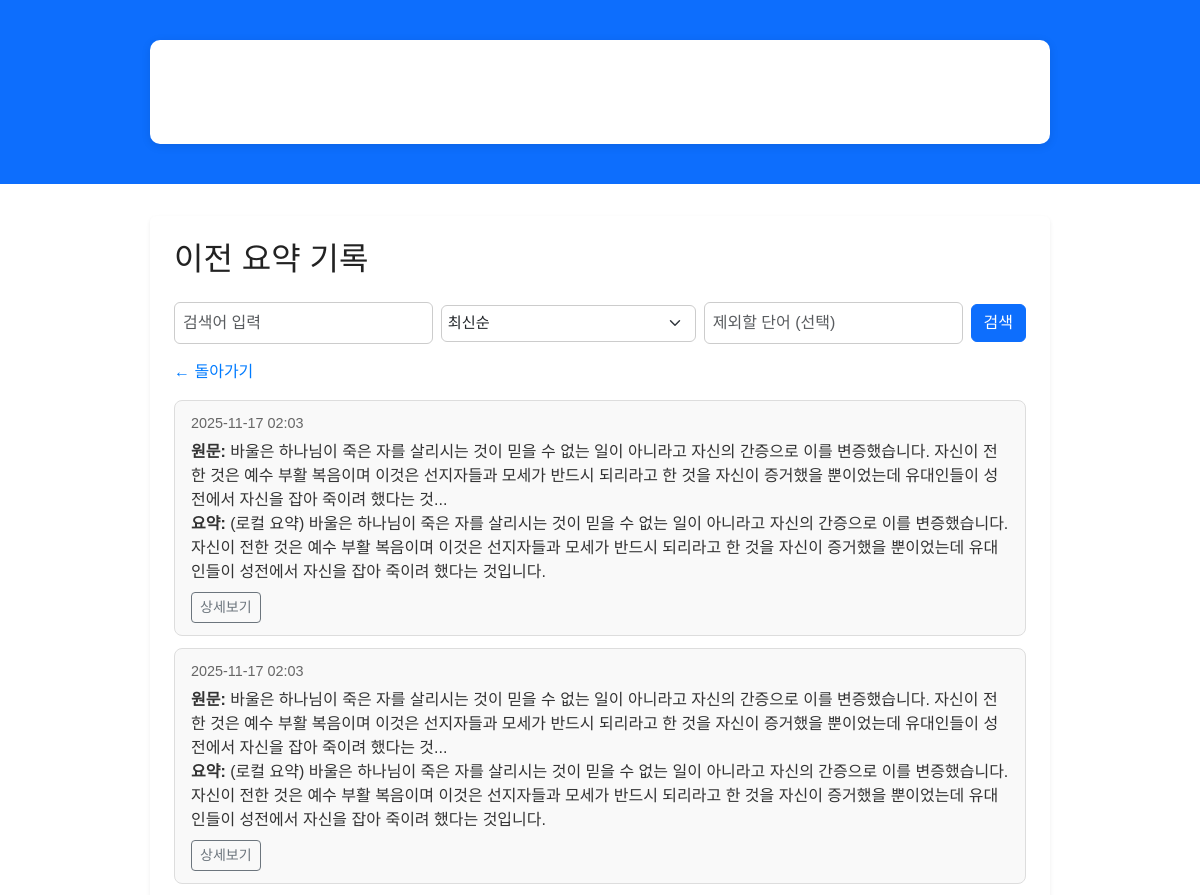
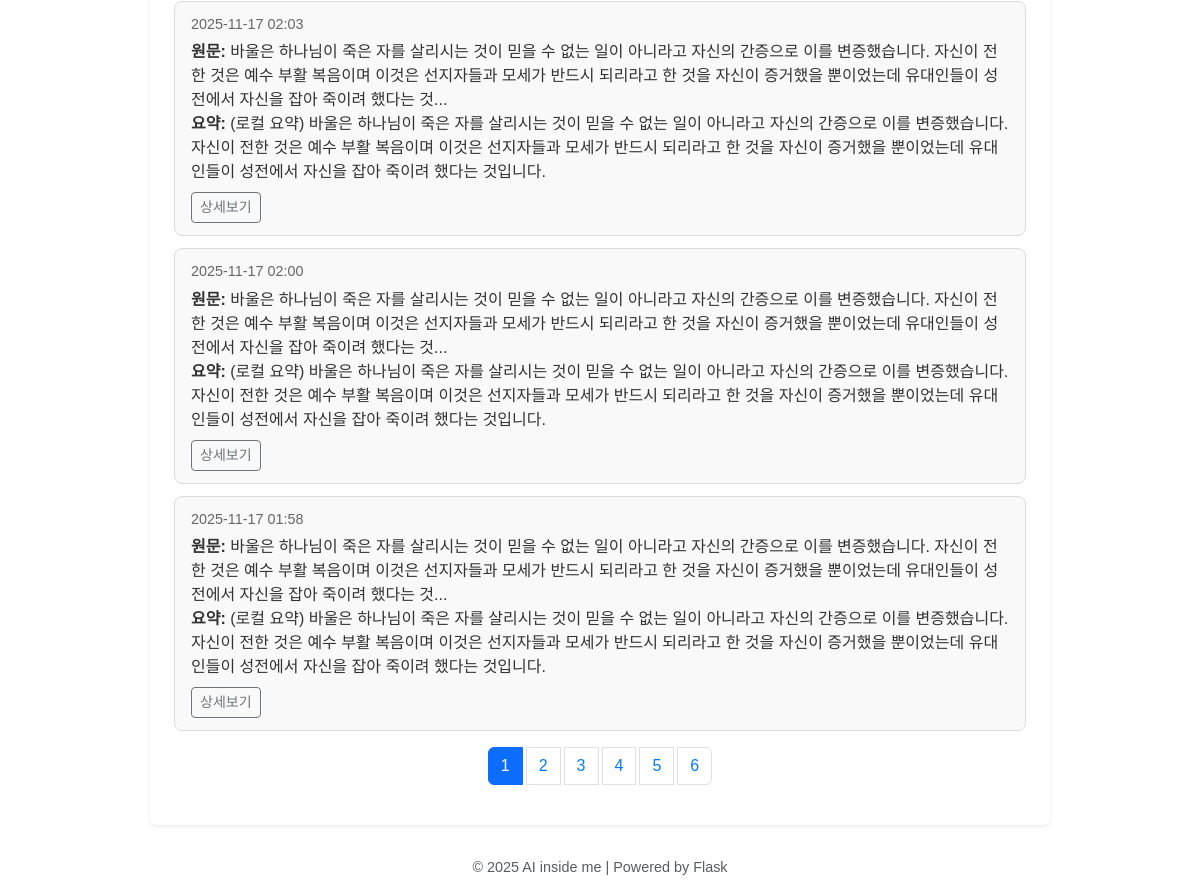
Before: /history with the older database file (2 pictures, top to bottom).
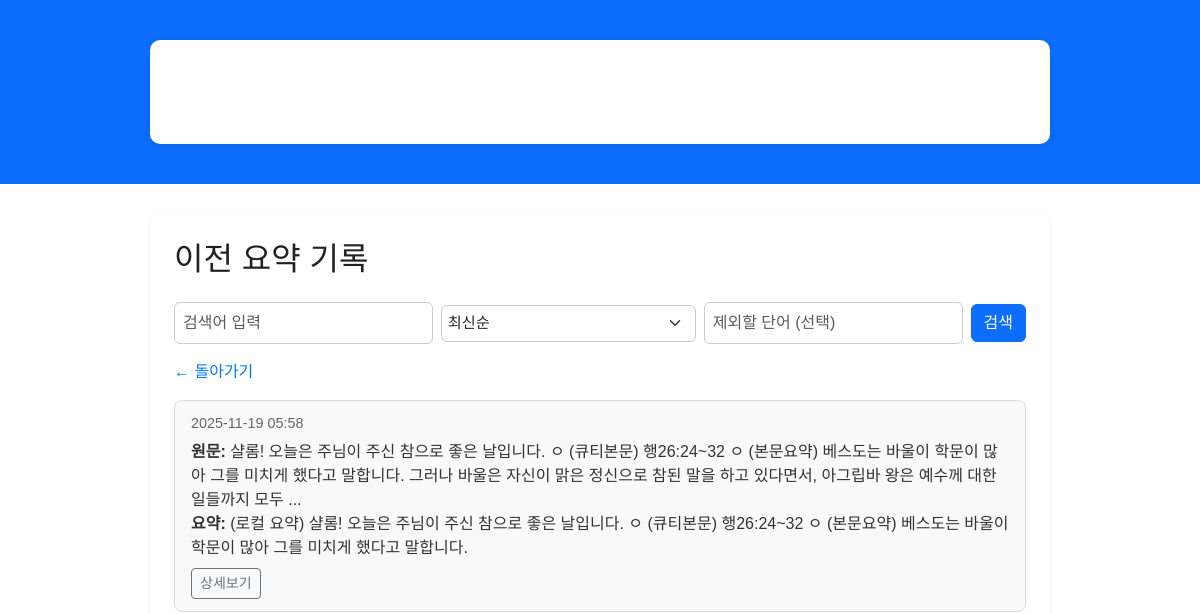
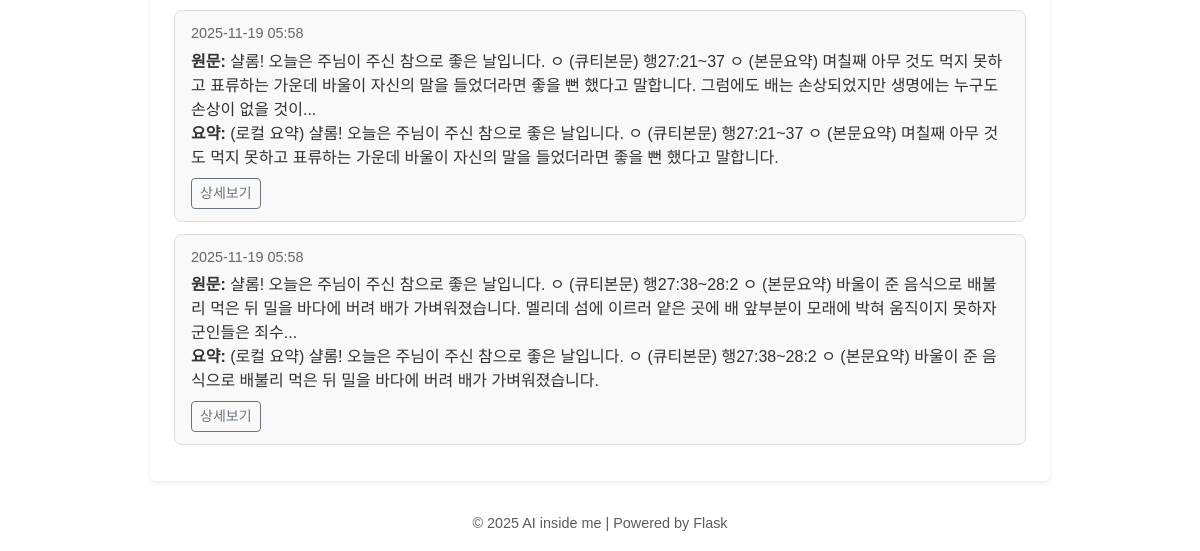
After: the same page with the newer database file (2 pictures, top to bottom).
### app/models.py (models this page shows)
class Summary(db.Model):
    id = db.Column(db.Integer, primary_key=True)
    text = db.Column(db.Text, nullable=False)
    summary = db.Column(db.Text, nullable=False)
    created_at = db.Column(db.DateTime, default=datetime.utcnow)

### app/routes/main.py (the view, shortened to what this page needs)
@bp.route("/history")
def history():
    q = request.args.get("q", "").strip()
    exclude = request.args.get("exclude", "").strip()
    sort_order = request.args.get("sort", "desc")
    page = request.args.get("page", 1, type=int)
    per_page = 5
    query = Summary.query
    if q:
        query = query.filter(or_(
            Summary.text.like(f"%{q}%"),
            Summary.summary.like(f"%{q}%")
        ))
    if sort_order == "asc":
        query = query.order_by(Summary.created_at.asc())
    else:
        query = query.order_by(Summary.created_at.desc())
    pagination = query.paginate(page=page, per_page=per_page)
    summaries = pagination.items
    from markupsafe import Markup
    import re
    if q:
        pattern = re.compile(re.escape(q), re.IGNORECASE)
        for s in summaries:
            s.text = Markup(pattern.sub(f"<mark>{q}</mark>", s.text))
            s.summary = Markup(pattern.sub(f"<mark>{q}</mark>", s.summary))
    return render_template("history.html",
                           summaries=summaries,
                           q=q,
                           exclude=exclude,
                           sort_order=sort_order,
                           pagination=pagination)

### app/templates/history.html (shortened to what this page needs)
{% extends "base.html" %}
{% block content %}
<h2 class="mb-4">이전 요약 기록</h2>
<form method="get" action="/history" class="search-form">
  <input type="text" name="q" class="form-control search-input"
         placeholder="검색어 입력" value="{{ request.args.get('q', '') }}">
  <select name="sort" class="form-select search-select">
    <option value="desc" {% if request.args.get('sort') == 'desc' %}selected{% endif %}>최신순</option>
  </select>
  <input type="text" name="exclude" class="form-control search-input"
         placeholder="제외할 단어 (선택)" value="{{ request.args.get('exclude', '') }}">
  <button type="submit" class="btn btn-primary">검색</button>
</form>
<a href="/" class="text-decoration-none mb-3 d-inline-block">← 돌아가기</a>
{% if summaries %}
  {% for s in summaries %}
    <div class="summary-item">
      <div class="summary-date">{{ s.created_at.strftime("%Y-%m-%d %H:%M") }}</div>
      <div><strong>원문:</strong> {{ s.text[:150]|safe }}...</div>
      <div><strong>요약:</strong> {{ s.summary|safe }}</div>
      <a href="{{ url_for('main.summary_detail', summary_id=s.id) }}" class="btn btn-outline-secondary btn-sm mt-2">상세보기</a>
    </div>
  {% endfor %}
  {% if pagination.pages > 1 %}
  <nav>
    <ul class="pagination">
      {% for p in range(1, pagination.pages + 1) %}
        <li class="page-item {% if p == pagination.page %}active{% endif %}">
          <a class="page-link" href="{{ url_for('main.history', page=p, q=request.args.get('q', ''), sort=request.args.get('sort', ''), exclude=request.args.get('exclude', '')) }}">{{ p }}</a>
        </li>
      {% endfor %}
    </ul>
  </nav>
  {% endif %}
{% else %}
  <p class="text-muted">검색 결과가 없습니다.</p>
{% endif %}
{% endblock %}

### app/templates/base.html (shortened to what this page needs)
<!DOCTYPE html>
<html lang="ko">
<head>
<link href="https://cdn.jsdelivr.net/npm/bootstrap@5.3.2/dist/css/bootstrap.min.css" rel="stylesheet">
<link rel="stylesheet" href="{{ url_for('static', filename='style.css') }}">
</head>
<body>
<nav class="navbar navbar-expand-lg navbar-dark bg-primary mb-4">
  <div class="container">
    <a class="navbar-brand fw-bold" href="/">[Boksiri] AI inside me</a>
    <div class="collapse navbar-collapse">
      <ul class="navbar-nav ms-auto">
        <li class="nav-item">
          <a class="nav-link" href="/">홈</a>
        </li>
        <li class="nav-item">
          <a class="nav-link" href="/history">이전 요약 보기</a>
        </li>
      </ul>
    </div>
  </div>
</nav>
  <main class="container bg-white p-4 rounded shadow-sm">
    {% block content %}{% endblock %}
  </main>
  <footer class="text-center mt-4 mb-3 text-muted">
    <p>© 2025 AI inside me | Powered by Flask</p>
  </footer>
</body>
</html>

### app/static/style.css (style rules this page uses)
.summary-item { background-color: #f8f9fa; border: 1px solid #dee2e6; border-radius: 10px; padding: 1rem; margin-bottom: 1rem; transition: box-shadow 0.2s ease-in-out; }
.summary-date { font-size: 0.9rem; color: #6c757d; margin-bottom: 0.5rem; }
.search-form { display: flex; flex-wrap: wrap; gap: 10px; margin-bottom: 1rem; }
.search-input, .search-select { flex: 1; min-width: 150px; }
body { font-family: "Noto Sans KR", Arial, sans-serif; color: #333; margin: 0; padding: 0; }
.container { max-width: 900px; margin: 2rem auto; background: white; padding: 2rem; border-radius: 10px; box-shadow: 0 2px 10px rgba(0, 0, 0, 0.1); }
h1, h2, h3 { color: #222; margin-bottom: 1rem; }
.search-form { display: flex; align-items: center; margin-bottom: 1rem; gap: 8px; }
.search-input { flex: 1; padding: 8px; border: 1px solid #ccc; border-radius: 6px; }
.search-select { padding: 6px; border: 1px solid #ccc; border-radius: 6px; font-size: 0.95rem; }
.summary-item { background-color: #f9f9f9; border: 1px solid #ddd; border-radius: 8px; padding: 12px 16px; margin-bottom: 12px; transition: background-color 0.2s ease; }
.summary-date { font-size: 0.9rem; color: #666; margin-bottom: 5px; }
a { color: #007bff; text-decoration: none; }
footer { text-align: center; color: #777; font-size: 0.9rem; margin-top: 2rem; }
.navbar { background-color: #0d6efd !important; }
.navbar-brand { color: #ffffff !important; }
.navbar-nav .nav-link { color: #ffffff !important; }
.navbar-dark .navbar-brand { color: #ffffff !important; }

Changed rows visible on the page:
removed Summary: created_at "2025-11-17 02:03", text "바울은 하나님이 죽은 자를 살리시는 것이 믿을 수 없는 일이 아니라고 자신의 간증으로 이를 변증했습니다. 자신이 전한 것은 예수 부활 복음이며 이것은 선지자들과 모세가 반드시 되리라고 한 것을 자신이 증거했을 뿐이었는데 유대인들이 성전에서 자신을 잡아 죽이려 했다는 것", summary "(로컬 요약) 바울은 하나님이 죽은 자를 살리시는 것이 믿을 수 없는 일이 아니라고 자신의 간증으로 이를 변증했습니다. 자신이 전한 것은 예수 부활 복음이며 이것은 선지자들과 모세가 반드시 되리라고 한 것을 자신이 증거했을 뿐이었는데 유대인들이 성전에서 자신을 잡아 죽이려 했다는 것입니다."
removed Summary: created_at "2025-11-17 02:03", text "바울은 하나님이 죽은 자를 살리시는 것이 믿을 수 없는 일이 아니라고 자신의 간증으로 이를 변증했습니다. 자신이 전한 것은 예수 부활 복음이며 이것은 선지자들과 모세가 반드시 되리라고 한 것을 자신이 증거했을 뿐이었는데 유대인들이 성전에서 자신을 잡아 죽이려 했다는 것", summary "(로컬 요약) 바울은 하나님이 죽은 자를 살리시는 것이 믿을 수 없는 일이 아니라고 자신의 간증으로 이를 변증했습니다. 자신이 전한 것은 예수 부활 복음이며 이것은 선지자들과 모세가 반드시 되리라고 한 것을 자신이 증거했을 뿐이었는데 유대인들이 성전에서 자신을 잡아 죽이려 했다는 것입니다."
removed Summary: created_at "2025-11-17 02:03", text "바울은 하나님이 죽은 자를 살리시는 것이 믿을 수 없는 일이 아니라고 자신의 간증으로 이를 변증했습니다. 자신이 전한 것은 예수 부활 복음이며 이것은 선지자들과 모세가 반드시 되리라고 한 것을 자신이 증거했을 뿐이었는데 유대인들이 성전에서 자신을 잡아 죽이려 했다는 것", summary "(로컬 요약) 바울은 하나님이 죽은 자를 살리시는 것이 믿을 수 없는 일이 아니라고 자신의 간증으로 이를 변증했습니다. 자신이 전한 것은 예수 부활 복음이며 이것은 선지자들과 모세가 반드시 되리라고 한 것을 자신이 증거했을 뿐이었는데 유대인들이 성전에서 자신을 잡아 죽이려 했다는 것입니다."
removed Summary: created_at "2025-11-17 02:00", text "바울은 하나님이 죽은 자를 살리시는 것이 믿을 수 없는 일이 아니라고 자신의 간증으로 이를 변증했습니다. 자신이 전한 것은 예수 부활 복음이며 이것은 선지자들과 모세가 반드시 되리라고 한 것을 자신이 증거했을 뿐이었는데 유대인들이 성전에서 자신을 잡아 죽이려 했다는 것", summary "(로컬 요약) 바울은 하나님이 죽은 자를 살리시는 것이 믿을 수 없는 일이 아니라고 자신의 간증으로 이를 변증했습니다. 자신이 전한 것은 예수 부활 복음이며 이것은 선지자들과 모세가 반드시 되리라고 한 것을 자신이 증거했을 뿐이었는데 유대인들이 성전에서 자신을 잡아 죽이려 했다는 것입니다."
removed Summary: created_at "2025-11-17 01:58", text "바울은 하나님이 죽은 자를 살리시는 것이 믿을 수 없는 일이 아니라고 자신의 간증으로 이를 변증했습니다. 자신이 전한 것은 예수 부활 복음이며 이것은 선지자들과 모세가 반드시 되리라고 한 것을 자신이 증거했을 뿐이었는데 유대인들이 성전에서 자신을 잡아 죽이려 했다는 것", summary "(로컬 요약) 바울은 하나님이 죽은 자를 살리시는 것이 믿을 수 없는 일이 아니라고 자신의 간증으로 이를 변증했습니다. 자신이 전한 것은 예수 부활 복음이며 이것은 선지자들과 모세가 반드시 되리라고 한 것을 자신이 증거했을 뿐이었는데 유대인들이 성전에서 자신을 잡아 죽이려 했다는 것입니다."
now on this page (row edited): Summary: created_at "2025-11-19 05:58", text "샬롬! 오늘은 주님이 주신 참으로 좋은 날입니다. ㅇ (큐티본문) 행26:24~32 ㅇ (본문요약) 베스도는 바울이 학문이 많아 그를 미치게 했다고 말합니다. 그러나 바울은 자신이 맑은 정신으로 참된 말을 하고 있다면서, 아그립바 왕은 예수께 대한 일들까지 모두", summary "(로컬 요약) 샬롬! 오늘은 주님이 주신 참으로 좋은 날입니다. ㅇ (큐티본문) 행26:24~32 ㅇ (본문요약) 베스도는 바울이 학문이 많아 그를 미치게 했다고 말합니다."
now on this page (row edited): Summary: created_at "2025-11-19 05:58", text "샬롬! 오늘은 주님이 주신 참으로 좋은 날입니다. ㅇ (큐티본문) 행27:21~37 ㅇ (본문요약) 며칠째 아무 것도 먹지 못하고 표류하는 가운데 바울이 자신의 말을 들었더라면 좋을 뻔 했다고 말합니다. 그럼에도 배는 손상되었지만 생명에는 누구도 손상이 없을 것이", summary "(로컬 요약) 샬롬! 오늘은 주님이 주신 참으로 좋은 날입니다. ㅇ (큐티본문) 행27:21~37 ㅇ (본문요약) 며칠째 아무 것도 먹지 못하고 표류하는 가운데 바울이 자신의 말을 들었더라면 좋을 뻔 했다고 말합니다."
now on this page (row edited): Summary: created_at "2025-11-19 05:58", text "샬롬! 오늘은 주님이 주신 참으로 좋은 날입니다. ㅇ (큐티본문) 행27:38~28:2 ㅇ (본문요약) 바울이 준 음식으로 배불리 먹은 뒤 밀을 바다에 버려 배가 가벼워졌습니다. 멜리데 섬에 이르러 얕은 곳에 배 앞부분이 모래에 박혀 움직이지 못하자 군인들은 죄수", summary "(로컬 요약) 샬롬! 오늘은 주님이 주신 참으로 좋은 날입니다. ㅇ (큐티본문) 행27:38~28:2 ㅇ (본문요약) 바울이 준 음식으로 배불리 먹은 뒤 밀을 바다에 버려 배가 가벼워졌습니다."
Other visible differences:
list line gone: "1"
list line gone: "2"
list line gone: "3"
list line gone: "4"
list line gone: "5"
list line gone: "6"
